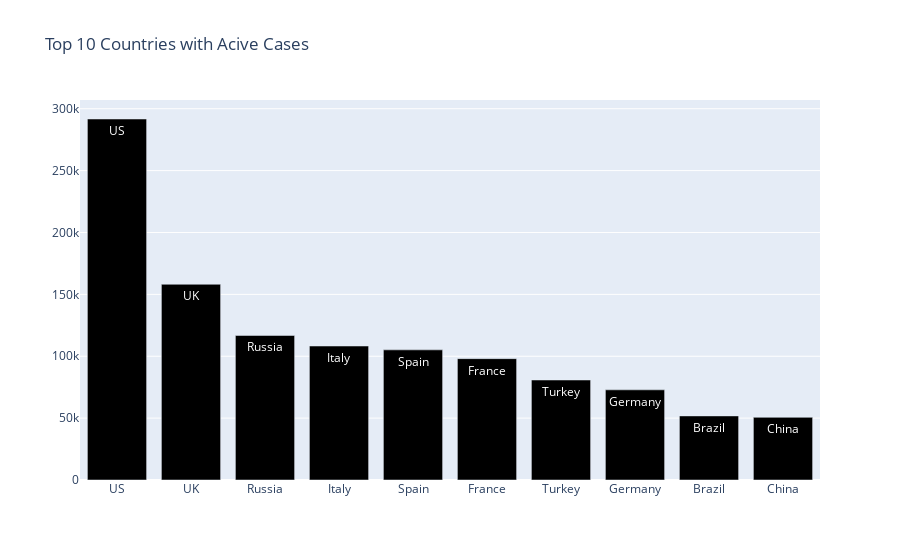

The cell this chart's notebook holds for it:
### Code cell
fig=go.Figure(data=[go.Bar(x=Active_per_country['Country/Region'].head(10),y=Active_per_country['Active'].head(10),
                           text=Active_per_country['Country/Region'].head(10),textposition='auto',marker_color='black')])
fig.update_layout(title='Top 10 Countries with Acive Cases')
fig.show()

### Figure 1 — Plotly figure (JSON) as saved in the notebook; plotly's stock layout.template omitted (floating-point values rounded to 4 significant figures)
{"data": [{"marker": {"color": "black"}, "text": ["US", "UK", "Russia", "Italy", "Spain", "France", "Turkey", "Germany", "Brazil", "China"], "textposition": "auto", "type": "bar", "x": ["US", "UK", "Russia", "Italy", "Spain", "France", "Turkey", "Germany", "Brazil", "China"], "y": [291707, 158153, 116768, 108257, 105149, 98073, 80808, 72864, 51784, 50633]}], "layout": {"title": {"text": "Top 10 Countries with Acive Cases"}}}
